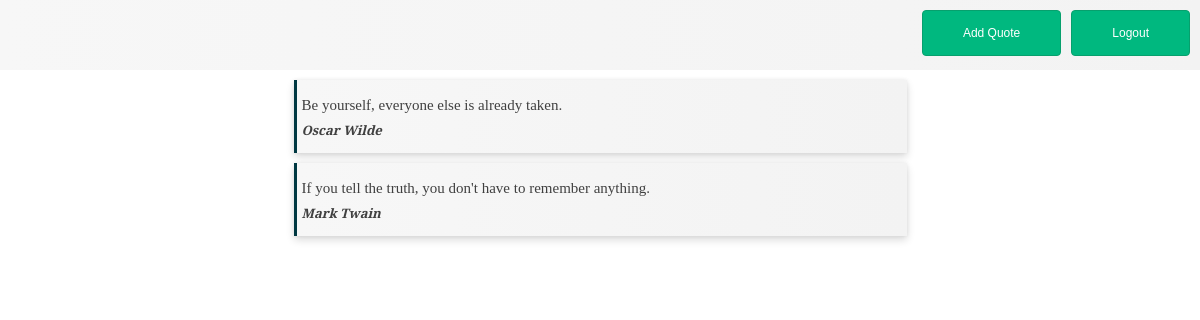
Page /all/ on the committed database.
### quoteapp/models.py (models this page shows, shortened)
class QuoteModel(models.Model):
	quote = models.CharField(max_length = 150)
	qname = models.CharField(max_length = 25)

### quoteapp/views.py (the view)
# urls.py: url(r'^all/',allquotes_view,name='allquotes'),
def allquotes_view(request):
	list1 = QuoteModel.objects.all()
	context = {"list1":list1}
	return render(request,"quoteapp/all.html",context)

### quoteapp/templates/quoteapp/all.html (shortened to what this page needs)
{% block content %}
{% load static %}
<link rel="stylesheet" type="text/css" href="/static/quoteapp/style2.css" />
<link rel="stylesheet" type="text/css" href="/static/quoteapp/style.css" />
<div class="head">
<div class="logout">
  <form action="/index/">
    <input type="submit" value="Logout" />
  </form>
</div>
<div class="logout">
  <form action="/quote/">
    <input type="submit" value="Add Quote" />
  </form>
</div>
</div>
{% for x in list1%}
<div class="item">
  <div class="quote">
<p> {{x.quote}} </p></div>
<div class="qname">
<p> {{x.qname}} </p> </div>
</div>
{% endfor %}
{% endblock content%}

### quoteapp/static/quoteapp/style2.css (style rules this page uses)
.item { line-height: 10px; font-family: "Droid Serif"; border-left:3px solid #003842; width:50%; margin:0 auto; margin-top: 10px; padding:5px 5px 5px 5px; background: linear-gradient(to right, #F7F7F7, #F3F3F3); box-shadow: 0 0 4px rgba(0, 0, 0, .07), 0 4px 8px rgba(0, 0, 0, .14); }
.qname { font-style: italic; font-weight: bold; }
.quote { font-size: 15px; }
.head { padding: 10px; height: 50px; background: linear-gradient(to right, #F7F7F7, #F3F3F3); }
.logout { margin-left: 10px; }

### quoteapp/static/quoteapp/style.css (style rules this page uses)
input { font-family: 'MONTSERRAT', Tahoma, Verdana, sans-serif; font-size: 12px; }
input[type=submit] { padding: 0 40px; height: 46px; font-size: 12px; color: #fff; text-shadow: none; background: #00B87F; border: 1px solid; border-color: #07A06D; border-radius: 4px; }
.logout { float:right; }

### rows in the picture
QuoteModel: quote "Be yourself, everyone else is already taken.", qname "Oscar Wilde"
QuoteModel: quote "If you tell the truth, you don't have to remember anything.", qname "Mark Twain"
